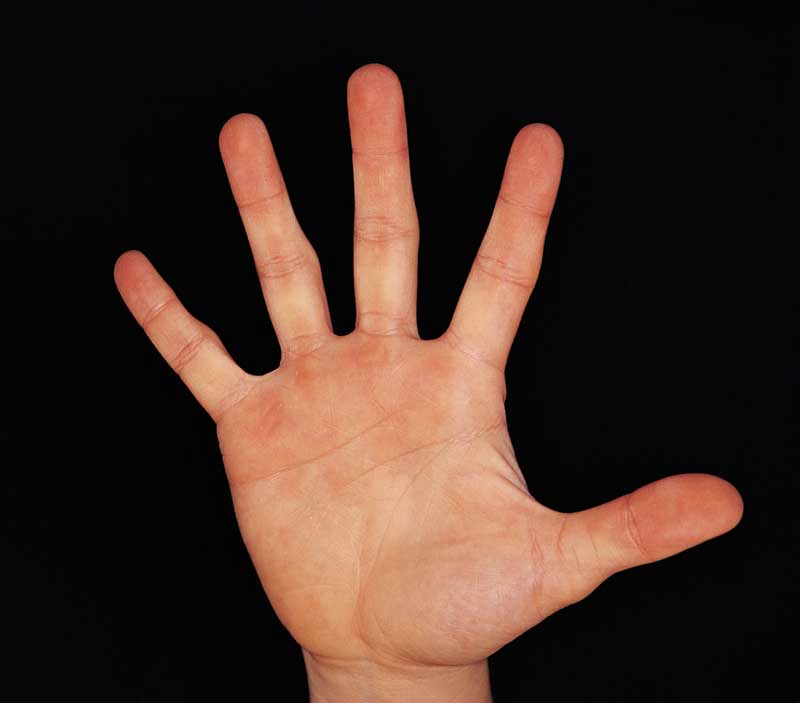
//> input picture source/45Hand.jpg, 800 x 703 px, given in place of the camera
$ ./convex_hull   (built with g++ and OpenCV 4)
//> lines starting //> are read from the running program, lines starting //| are printed output that depends on the picture; after the words box and inside, x2 and y2 are one past the last pixel; in counts of white or black regions, pixels touching at a corner belong together
#include "opencv2/highgui/highgui.hpp"
 #include "opencv2/imgproc/imgproc.hpp"
 #include <iostream>
 #include <stdio.h>
 #include <stdlib.h>

 using namespace cv;
 using namespace std;

 Mat src; Mat src_gray;
 int thresh = 100;
 int max_thresh = 255;
 RNG rng(12345);

 /// Function header
 void thresh_callback(int, void* );

/** @function main */
 int main(int argc, char** argv)
 {
	 // Open external camera
	 VideoCapture cap(0);
	 // check if opening succeeded
	 if (!cap.isOpened()) {
		 cout << "Camera couldn't be opened" << endl;
		 return -1;
	 };

   // Create Window
	 namedWindow("source_window", CV_WINDOW_AUTOSIZE);

	 bool while_loop = true;
	 while (while_loop) {
		 // Putting a frame from the camera into src matrix.
		 cap >> src;
//> src is the input picture: 703 rows x 800 cols, CV_8UC3; mean B, G, R 35.3, 44, 64.1

		 // Convert image to gray and blur it
		 cvtColor(src, src_gray, CV_BGR2GRAY);
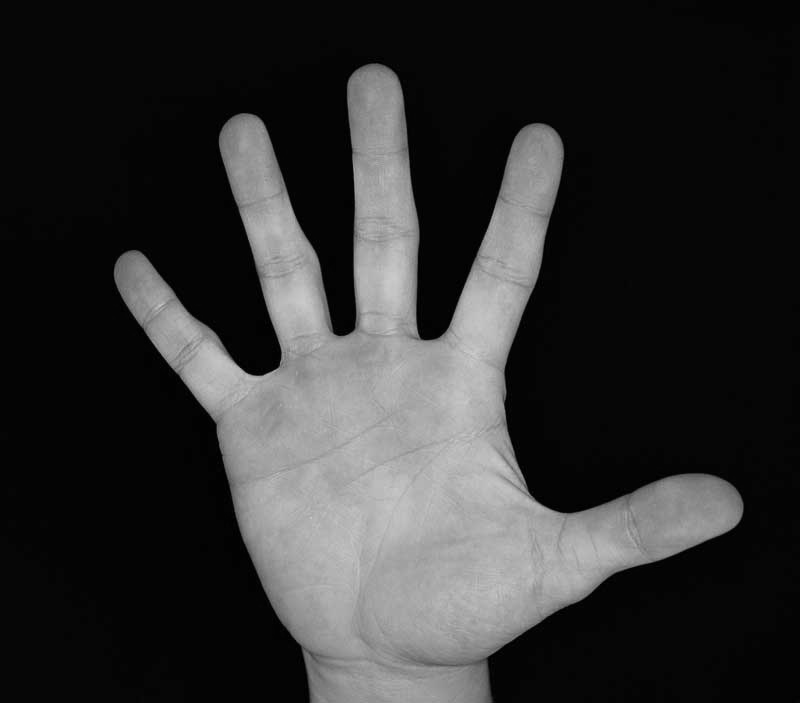
//> src_gray: 703 rows x 800 cols, CV_8UC1; min 0, max 205, mean 49
		 blur(src_gray, src_gray, Size(3, 3));

		 // Create trackbar
		 createTrackbar(" Threshold:", "source_window", &thresh, max_thresh, thresh_callback);

		 // Finding contour, drawing convex_hull and contours.
		 thresh_callback(0, 0);

		 // Display the src matrix - in the window "source_window".
		 imshow("source_window", src);

		 // Calling quits on esc press.
		 int keycode = waitKey(30);
		 switch (keycode) {
			 case 27: // == Esc
				 while_loop = false;
				 break;
			 default: break;
		 };
	 }
   return(0);
 }

 /** @function thresh_callback */
 void thresh_callback(int, void* )
 {
   Mat src_copy = src.clone();
   Mat threshold_output;
   vector<vector<Point> > contours;
   vector<Vec4i> hierarchy;

   /// Detect edges using Threshold
   threshold( src_gray, threshold_output, thresh, 255, THRESH_BINARY );
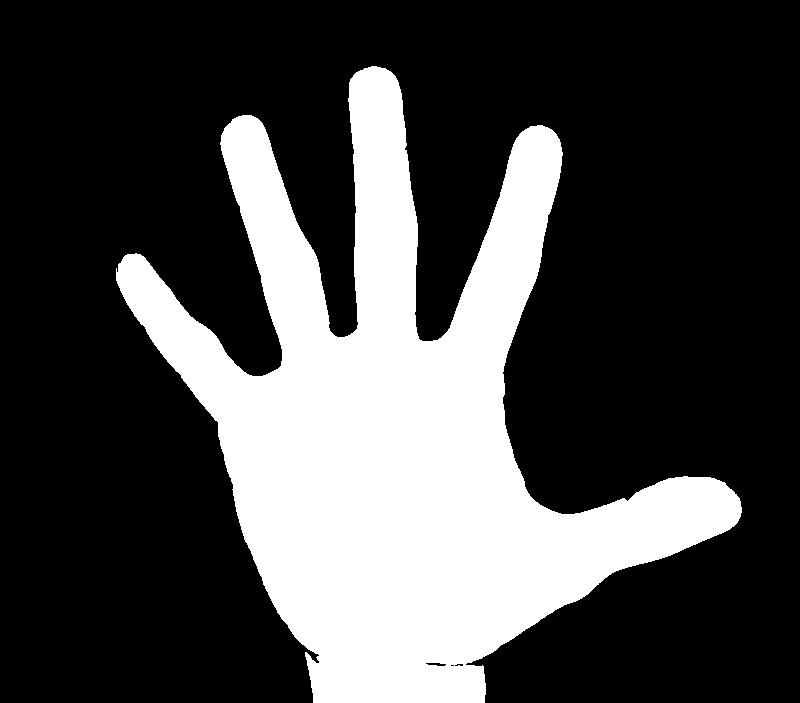
//> threshold_output: 703 rows x 800 cols, CV_8UC1; 27.9% white; 1 white region

   /// Find contours
   findContours( threshold_output, contours, hierarchy, CV_RETR_TREE, CV_CHAIN_APPROX_SIMPLE, Point(0, 0) );
//> contours = 4 contours, 1 with area under 20; largest, box (x1, y1, x2, y2) and area: (116, 66, 742, 703) 155612, (425, 662, 447, 667) 60, (454, 663, 464, 667) 20

   /// Find the convex hull object for each contour
   vector<vector<Point> >hull( contours.size() );
//> hull = 4 empty contours
   for( int i = 0; i < contours.size(); i++ )
      {  convexHull( Mat(contours[i]), hull[i], false ); }
//> this loop made 4 passes

   // Draw contours + hull results
   // Mat drawing = Mat::zeros( threshold_output.size(), CV_8UC3 );
   for( int i = 0; i< contours.size(); i++ )
      {
        Scalar color = Scalar( rng.uniform(0, 255), rng.uniform(0,255), rng.uniform(0,255) );
        drawContours( src, contours, i, color, 1, 8, vector<Vec4i>(), 0, Point() );
        drawContours( src, hull, i, color, 1, 8, vector<Vec4i>(), 0, Point() );
      }
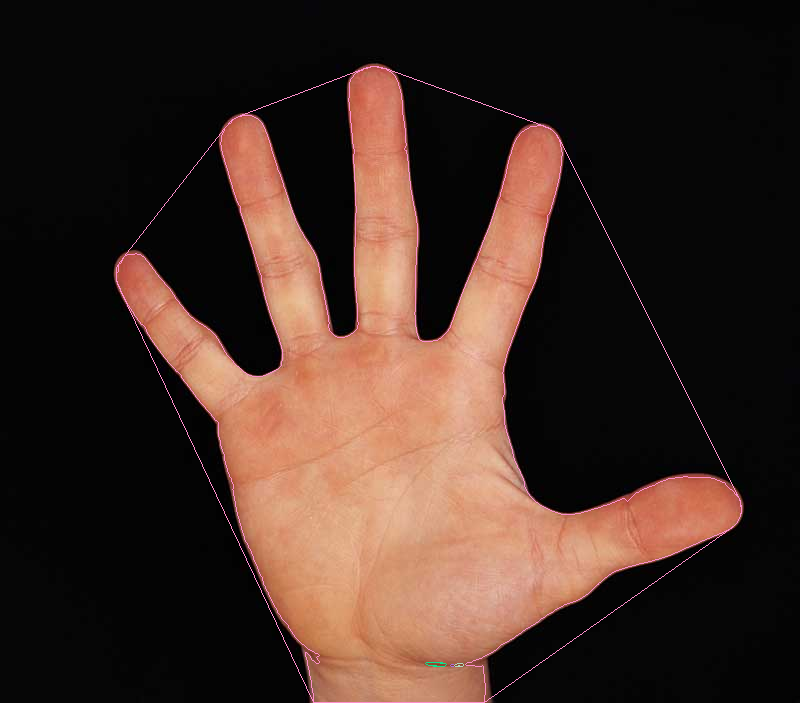
//> src: 703 rows x 800 cols, CV_8UC3; 0.82% of pixels changed, all inside (x1, y1, x2, y2) = (116, 66, 742, 703)
//> the Esc key is pressed
 }
